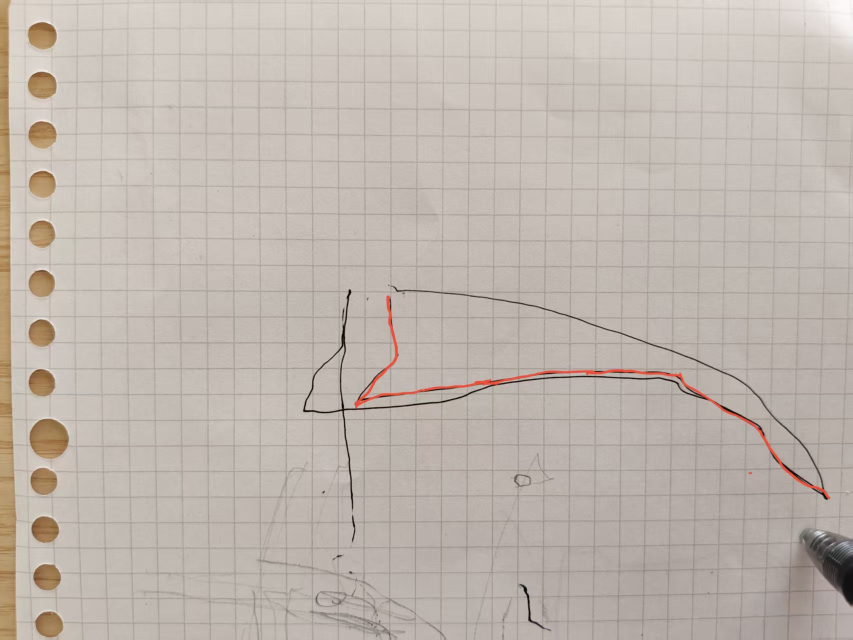
#> input picture Task5_LineN/redN_trace.jpg, 1706 x 1279 px, found by its file name (shown at 1/2 size)
$ python analyze_zoom.py
#> lines starting #> are read from the running program, lines starting #| are printed output that depends on the picture
# -*- coding: utf-8 -*-
"""逐行展开红笔轨迹主体，输出拓扑；生成放大可视PNG。"""
from PIL import Image

src = r"C:\Users\FifiS\Desktop\ArmMe2\Task5_LineN\redN_trace.jpg"
im = Image.open(src).convert("RGB")
#> im is the input picture: PIL image 1706x1279 RGB; mean R, G, B 191.8, 182.5, 174.5
W, H = im.size
#> W = 1706; H = 1279
px = im.load()

X0, X1, Y0, Y1 = 709, 1660, 590, 998
red = [[0]*W for _ in range(H)]
for y in range(H):
    for x in range(W):
        r, g, b = px[x, y]
        if r > 140 and r - g > 40 and r - b > 40:
            red[y][x] = 1
#> after the loop, red = 1279 items

print("=== per-10-row span (x min->max, n) ===")
for y in range(Y0, Y1+1, 10):
    xs = [x for x in range(X0, X1+1) if red[y][x]]
    if xs:
        print("  y=%4d  x[%4d..%4d]  n=%3d" % (y, min(xs), max(xs), len(xs)))
    else:
        print("  y=%4d  (empty)" % y)
#> this loop made 41 passes
#> xs on passes 1 to 12: [773, 774, 775, 776], [772, 773, 774, 775, 776, 777, 778], [773, 774, 775, 776, 777, 778, 779], [774, 775, 776, 777, 778, 779, 780], [777, 778, 779, 780, 781, 782, 783], [775, 776, 777, 778, 779, 780, 781], [777, 778, 779, 780, 781, 782, 783], [780, 781, 782, 783, 784, 785, 786, 787], [783, 784, 785, 786, 787, 788, 789], [785, 786, 787, 788, 789, 790, 791, 792], [788, 789, 790, 791, 792, 793, 794], [789, 790, 791, 792, 793, 794, 795]
#|   y= 590  x[ 773.. 776]  n=  4
#|   y= 600  x[ 772.. 778]  n=  7
#|   y= 610  x[ 773.. 779]  n=  7
#|   y= 620  x[ 774.. 780]  n=  7
#|   y= 630  x[ 777.. 783]  n=  7
#|   y= 640  x[ 775.. 781]  n=  7
#|   y= 650  x[ 777.. 783]  n=  7
#|   y= 660  x[ 780.. 787]  n=  8
#> (further printed lines are left out)

# 放大可视：主体区域 2x 白底红线
scale = 2
w = (X1-X0+1)*scale
h = (Y1-Y0+1)*scale
out = Image.new("RGB", (w, h), (255, 255, 255))
#> out: PIL image 1904x818 RGB; every value is 255
op = out.load()
for y in range(Y0, Y1+1):
    for x in range(X0, X1+1):
        if red[y][x]:
            for dy in range(scale):
                for dx in range(scale):
                    op[(x-X0)*scale+dx, (y-Y0)*scale+dy] = (255, 0, 0)
out.save(r"C:\Users\FifiS\Desktop\ArmMe2\Task5_LineN\red_body_zoom.png")
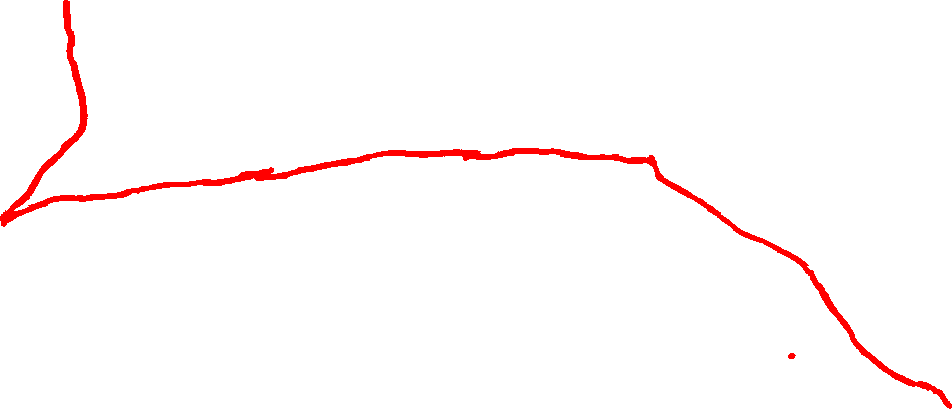
#> saved as red_body_zoom.png: PIL image 1904x818 RGB (shown at 1/2 size); mean R, G, B 255, 249.5, 249.5
print("saved red_body_zoom.png size=%dx%d" % (w, h))
